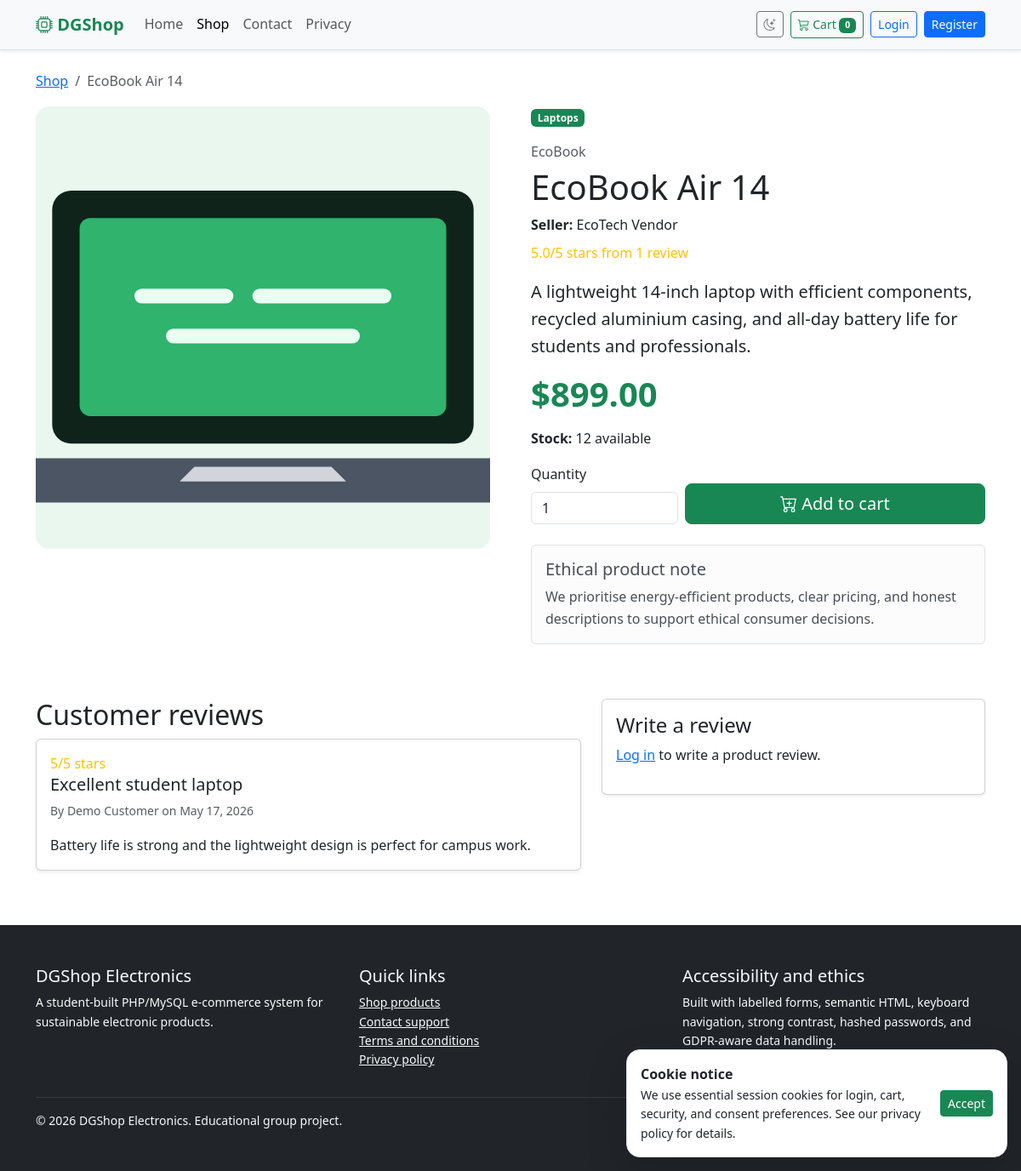
Screenshot of /product.php?id=1 with the database file from the repository.
### tables this page shows
CREATE TABLE products (
  id INT UNSIGNED AUTO_INCREMENT PRIMARY KEY,
  category_id INT UNSIGNED NOT NULL,
  seller_id INT UNSIGNED NOT NULL,
  name VARCHAR(160) NOT NULL,
  brand VARCHAR(100) NOT NULL,
  description TEXT NOT NULL,
  price DECIMAL(10,2) NOT NULL,
  stock INT UNSIGNED NOT NULL DEFAULT 0,
  image_url VARCHAR(255) NOT NULL,
  is_active TINYINT(1) NOT NULL DEFAULT 1,
  created_at TIMESTAMP NOT NULL DEFAULT CURRENT_TIMESTAMP,
  updated_at TIMESTAMP NOT NULL DEFAULT CURRENT_TIMESTAMP ON UPDATE CURRENT_TIMESTAMP,
  CONSTRAINT fk_products_categories
    FOREIGN KEY (category_id) REFERENCES categories(id)
    ON DELETE RESTRICT
    ON UPDATE CASCADE,
  CONSTRAINT fk_products_sellers
    FOREIGN KEY (seller_id) REFERENCES users(id)
    ON DELETE RESTRICT
    ON UPDATE CASCADE
);

CREATE TABLE categories (
  id INT UNSIGNED AUTO_INCREMENT PRIMARY KEY,
  name VARCHAR(100) NOT NULL UNIQUE,
  description TEXT NOT NULL
);

CREATE TABLE users (
  id INT UNSIGNED AUTO_INCREMENT PRIMARY KEY,
  name VARCHAR(120) NOT NULL,
  username VARCHAR(30) NOT NULL UNIQUE,
  email VARCHAR(190) NOT NULL UNIQUE,
  password_hash VARCHAR(255) NOT NULL,
  role ENUM('admin', 'vendor', 'user') NOT NULL DEFAULT 'user',
  created_at TIMESTAMP NOT NULL DEFAULT CURRENT_TIMESTAMP
);

CREATE TABLE reviews (
  id INT UNSIGNED AUTO_INCREMENT PRIMARY KEY,
  product_id INT UNSIGNED NOT NULL,
  user_id INT UNSIGNED NOT NULL,
  rating TINYINT UNSIGNED NOT NULL,
  title VARCHAR(140) NOT NULL,
  body TEXT NOT NULL,
  is_approved TINYINT(1) NOT NULL DEFAULT 1,
  created_at TIMESTAMP NOT NULL DEFAULT CURRENT_TIMESTAMP,
  CONSTRAINT chk_reviews_rating CHECK (rating BETWEEN 1 AND 5),
  CONSTRAINT fk_reviews_products
    FOREIGN KEY (product_id) REFERENCES products(id)
    ON DELETE CASCADE
    ON UPDATE CASCADE,
  CONSTRAINT fk_reviews_users
    FOREIGN KEY (user_id) REFERENCES users(id)
    ON DELETE CASCADE
    ON UPDATE CASCADE
);

### includes/functions.php (called while the page is built, shortened)
<?php
require_once __DIR__ . '/../config/config.php';
function e(?string $value): string
{
    return htmlspecialchars((string) $value, ENT_QUOTES, 'UTF-8');
}
function url(string $path = ''): string
{
    $documentRoot = realpath($_SERVER['DOCUMENT_ROOT'] ?? '') ?: '';
    $projectRoot = realpath(dirname(__DIR__)) ?: '';
    $basePath = '';
    if ($documentRoot !== '' && substr($projectRoot, 0, strlen($documentRoot)) === $documentRoot) {
        $basePath = str_replace('\\', '/', substr($projectRoot, strlen($documentRoot)));
    }
    return rtrim($basePath, '/') . '/' . ltrim($path, '/');
}
function current_user(): ?array
{
    return $_SESSION['user'] ?? null;
}
function is_logged_in(): bool
{
    return current_user() !== null;
}
function product_by_id(int $id, bool $includeInactive = false): ?array
{
    $sql = 'SELECT p.*, c.name AS category_name, u.name AS seller_name
            FROM products p
            JOIN categories c ON c.id = p.category_id
            JOIN users u ON u.id = p.seller_id
            WHERE p.id = ?';
    if (!$includeInactive) {
        $sql .= ' AND p.is_active = 1';
    }
    $stmt = db()->prepare($sql);
    $stmt->execute([$id]);
    $product = $stmt->fetch();
    return $product ?: null;
}
function product_reviews(int $productId, bool $approvedOnly = true): array
{
    $sql = 'SELECT r.*, u.name AS reviewer_name
            FROM reviews r
            JOIN users u ON u.id = r.user_id
            WHERE r.product_id = ?';
    if ($approvedOnly) {
        $sql .= ' AND r.is_approved = 1';
    }
    $sql .= ' ORDER BY r.created_at DESC';
    $stmt = db()->prepare($sql);
    $stmt->execute([$productId]);
    return $stmt->fetchAll();
}
function review_summary(int $productId): array
{
    $stmt = db()->prepare('SELECT COUNT(*) AS review_count, COALESCE(AVG(rating), 0) AS average_rating FROM reviews WHERE product_id = ? AND is_approved = 1');
    $stmt->execute([$productId]);
    $summary = $stmt->fetch() ?: ['review_count' => 0, 'average_rating' => 0];
    return [
        'review_count' => (int) $summary['review_count'],
        'average_rating' => (float) $summary['average_rating'],
    ];
}
function money(float $amount): string
{
    return '$' . number_format($amount, 2);
}

### config/config.php (called while the page is built, shortened)
<?php
function db(): PDO
{
    static $pdo = null;
    if ($pdo instanceof PDO) {
        return $pdo;
    }
    try {
        $dsn = 'mysql:host=' . DB_HOST . ';dbname=' . DB_NAME . ';charset=utf8mb4';
        $pdo = new PDO($dsn, DB_USER, DB_PASS, [
            PDO::ATTR_ERRMODE => PDO::ERRMODE_EXCEPTION,
            PDO::ATTR_DEFAULT_FETCH_MODE => PDO::FETCH_ASSOC,
            PDO::ATTR_EMULATE_PREPARES => false,
        ]);
    } catch (PDOException $exception) {
        render_database_setup_error($exception);
    }
    return $pdo;
}

### product.php (the view, shortened to what this page needs)
<?php
require_once __DIR__ . '/includes/functions.php';
$product = product_by_id((int) ($_GET['id'] ?? 0));
$reviews = product_reviews((int) $product['id']);
$reviewSummary = review_summary((int) $product['id']);
include __DIR__ . '/includes/header.php';
?>
<section class="container">
    <nav aria-label="breadcrumb">
        <ol class="breadcrumb">
            <li class="breadcrumb-item"><a href="<?= url('products.php') ?>">Shop</a></li>
            <li class="breadcrumb-item active" aria-current="page"><?= e($product['name']) ?></li>
        </ol>
    </nav>
    <div class="row g-5">
        <div class="col-lg-6">
            <img
            class="img-fluid product-detail-image rounded-4 w-100"
            src="<?= e($product['image_url']) ?>"
            alt="<?= e($product['name']) ?> product image"
        >
        </div>
        <div class="col-lg-6">
            <span class="badge text-bg-success"><?= e($product['category_name']) ?></span>
            <p class="text-body-secondary mt-3 mb-1"><?= e($product['brand']) ?></p>
            <h1><?= e($product['name']) ?></h1>
            <p class="mb-2"><strong>Seller:</strong> <?= e($product['seller_name']) ?></p>
            <p class="text-warning" aria-label="Average product rating">
                <?= number_format($reviewSummary['average_rating'], 1) ?>/5 stars from <?= $reviewSummary['review_count'] ?> review<?= $reviewSummary['review_count'] === 1 ? '' : 's' ?>
            </p>
            <p class="lead"><?= e($product['description']) ?></p>
            <p class="display-6 text-success fw-bold"><?= money((float) $product['price']) ?></p>
            <p><strong>Stock:</strong> <?= (int) $product['stock'] ?> available</p>
            <form class="needs-validation" method="post" action="<?= url('cart.php') ?>" novalidate>
                <div class="row g-2 align-items-end">
                    <div class="col-4">
                        <label class="form-label" for="quantity">Quantity</label>
                        <input class="form-control" type="number" id="quantity" name="quantity" min="1" max="<?= max(1, (int) $product['stock']) ?>" value="1" required>
                    </div>
                    <div class="col-8">
                        <button class="btn btn-success btn-lg w-100" type="submit" <?= (int) $product['stock'] <= 0 ? 'disabled' : '' ?>>
                            <i class="bi bi-cart-plus" aria-hidden="true"></i> Add to cart
                        </button>
                    </div>
                </div>
            </form>
            <div class="alert alert-light border mt-4">
                <h2 class="h5">Ethical product note</h2>
                <p class="mb-0">We prioritise energy-efficient products, clear pricing, and honest descriptions to support ethical consumer decisions.</p>
            </div>
        </div>
    </div>
</section>
<section class="container mt-5">
    <div class="row g-4">
        <div class="col-lg-7">
            <h2>Customer reviews</h2>
            <?php foreach ($reviews as $review): ?>
                <article class="card shadow-sm mb-3">
                    <div class="card-body">
                        <div class="text-warning"><?= (int) $review['rating'] ?>/5 stars</div>
                        <h3 class="h5"><?= e($review['title']) ?></h3>
                        <p class="small text-body-secondary">By <?= e($review['reviewer_name']) ?> on <?= e(date('M j, Y', strtotime($review['created_at']))) ?></p>
                        <p class="mb-0"><?= e($review['body']) ?></p>
                    </div>
                </article>
            <?php endforeach; ?>
        </div>
        <div class="col-lg-5">
            <form class="card card-body shadow-sm needs-validation" method="post" novalidate>
                <h2 class="h4">Write a review</h2>
                <?php if (!is_logged_in()): ?>
                    <p><a href="<?= url('login.php') ?>">Log in</a> to write a product review.</p>
                <?php endif; ?>
            </form>
        </div>
    </div>
</section>
<?php include __DIR__ . '/includes/footer.php'; ?>

### assets/css/styles.css (style rules this page uses)
:root { --brand-green: #198754; --brand-dark: #10231b; --soft-green: #e9f7ef; }
body { font-family: system-ui, -apple-system, BlinkMacSystemFont, "Segoe UI", sans-serif; line-height: 1.6; }
.product-detail-image { width: 100%; height: 520px; object-fit: cover; background: linear-gradient(135deg, #f8f9fa, #e9ecef); padding: 0; }

### rows the page displays
products: name "EcoBook Air 14", image_url (picture), category.name "Laptops", brand "EcoBook", seller.name "EcoTech Vendor", description "A lightweight 14-inch laptop with efficient components, recycled aluminium casing, and all-day battery life for students and professionals.", price "$899.00", stock "12"
reviews: rating "5", title "Excellent student laptop", user.name "Demo Customer", created_at "May 17, 2026", body "Battery life is strong and the lightweight design is perfect for campus work."

### other values shown
cart_count() "0"
$reviewSummary['average_rating'] "5.0"
$reviewSummary['review_count'] "1"
